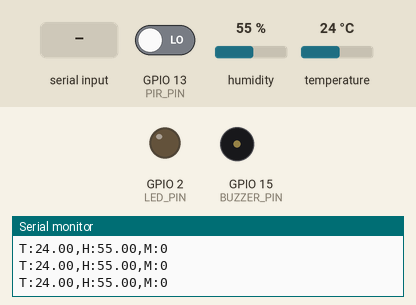
The sketch below on a simulated ESP32. Parts: output pins drawn as LEDs (lit = HIGH), buzzer (waves = sounding, pin HIGH), the last lines printed to the serial monitor. Inputs (shaded band) come from the test bench; at power-on: GPIO 13 (PIR_PIN) LOW, humidity 55 %, temperature 24 °C.

Above: at 2.8 s.
2.9 s: GPIO 13 (PIR_PIN) driven HIGH
At 3.9 s:
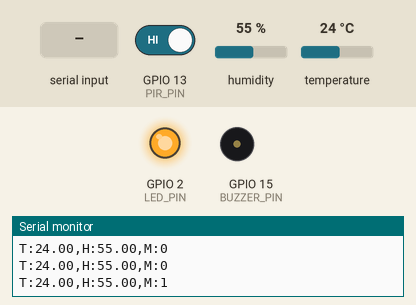
6.4 s: GPIO 13 (PIR_PIN) driven LOW
At 7.2 s:
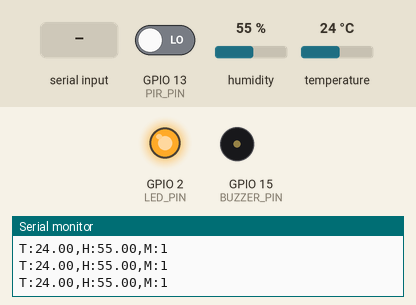
8.9 s: "TRIGGER\n" received over Serial
At 9.61 s:
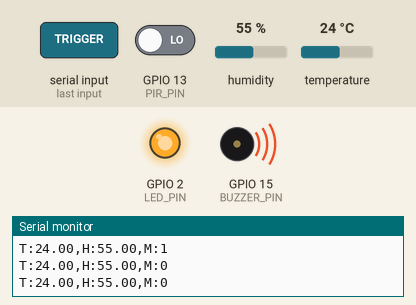
Timing chart, 0 to 11.9 s (numbered marks = the images above; inputs shaded):
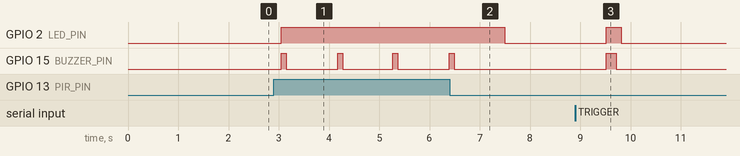

The sketch:

anna_pylypchuk.ino
```cpp
#include "DHT.h"

#define DHTPIN 4
#define DHTTYPE DHT11

#define PIR_PIN 13
#define LED_PIN 2
#define BUZZER_PIN 15

DHT dht(DHTPIN, DHTTYPE);

void setup() {
  Serial.begin(115200);

  pinMode(PIR_PIN, INPUT);
  pinMode(LED_PIN, OUTPUT);
  pinMode(BUZZER_PIN, OUTPUT);

  digitalWrite(LED_PIN, LOW);
  digitalWrite(BUZZER_PIN, LOW);

  dht.begin();
}

void handleTrigger() {
  digitalWrite(LED_PIN, HIGH);
  digitalWrite(BUZZER_PIN, HIGH);
  delay(200);
  digitalWrite(BUZZER_PIN, LOW);
  delay(100);
  digitalWrite(LED_PIN, LOW);
}

void loop() {
  // =========================
  // 1. READ COMMANDS FROM FLASK
  // =========================
  if (Serial.available()) {
    String cmd = Serial.readStringUntil('\n');
    cmd.trim();

    if (cmd == "TRIGGER") {
      handleTrigger();
    }
  }

  // =========================
  // 2. SENSOR READ
  // =========================
  float temp = dht.readTemperature();
  float hum = dht.readHumidity();
  int motion = digitalRead(PIR_PIN);

  if (isnan(temp) || isnan(hum)) {
    Serial.println("ERR");
    delay(1000);
    return;
  }

  // =========================
  // 3. LOCAL ACTION (motion)
  // =========================
  if (motion == HIGH) {
    digitalWrite(LED_PIN, HIGH);
    digitalWrite(BUZZER_PIN, HIGH);
    delay(100);
    digitalWrite(BUZZER_PIN, LOW);
  } else {
    digitalWrite(LED_PIN, LOW);
    digitalWrite(BUZZER_PIN, LOW);
  }

  // =========================
  // 4. SEND DATA TO RPI
  // Format: T:xx.xx,H:xx.xx,M:0/1
  // =========================
  Serial.printf("T:%.2f,H:%.2f,M:%d\n", temp, hum, motion);

  delay(1000);
}
```

Measured:
- after the input at 2.9 s, GPIO 2 (LED_PIN): LOW → HIGH after 0.15 s; GPIO 15 (BUZZER_PIN): alternates HIGH for 0.10 s and LOW for 1.0 s, starting after 0.15 s
- after the input at 6.4 s, GPIO 2 (LED_PIN): HIGH → LOW after 1.1 s; GPIO 15 (BUZZER_PIN): goes on until 6.5 s, then stays LOW
- after the input at 8.9 s, GPIO 2 (LED_PIN): LOW → HIGH after 0.62 s, → LOW 0.30 s later; GPIO 15 (BUZZER_PIN): LOW → HIGH after 0.62 s, → LOW 0.20 s later
